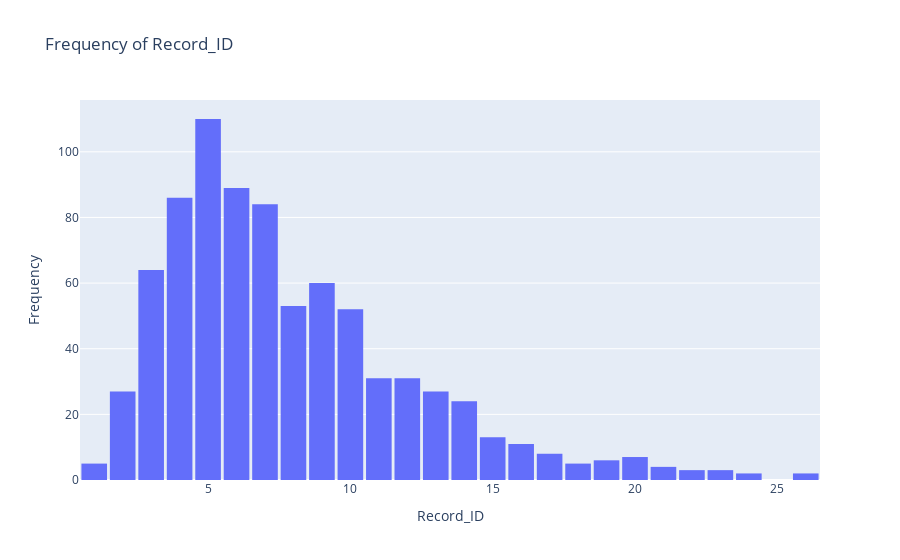

Notebook source saved alongside this figure:
### Markdown cell above
Similarly, the following histogram shows the distribution of bids among the 807 distinct auctions identified using the `Auction_ID` feature, which serves as a unique identifier for each auction, and `Record_ID` to count the amount of distinct bids for each auction. As shown, half of the auctions received 7 bids or fewer, with a few outliers receiving 26 bids. It is worth mentioning that the most frequently occurring value, or the mode, was 5.

### Code cell
# calculating amount of bids/records for each Auction_ID
bids_per_auction = df.pivot_table(index='Auction_ID', values='Record_ID', aggfunc='count')

fig = go.Figure(data=[go.Histogram(x=bids_per_auction['Record_ID'])])

fig.update_layout(
    title='Frequency of Record_ID',
    xaxis=dict(title='Record_ID'),
    yaxis=dict(title='Frequency'),
    bargap=0.1
)

# Display the plot
fig.show()

### Figure 1 — Plotly figure (JSON) as saved in the notebook; plotly's stock layout.template omitted (floating-point values rounded to 4 significant figures; data arrays with more than 128 entries replaced by an {"elided": "..."} marker saying what was removed)
{"data": [{"type": "histogram", "x": {"elided": "807 int values"}}], "layout": {"bargap": 0.1, "title": {"text": "Frequency of Record_ID"}, "xaxis": {"title": {"text": "Record_ID"}}, "yaxis": {"title": {"text": "Frequency"}}}}
